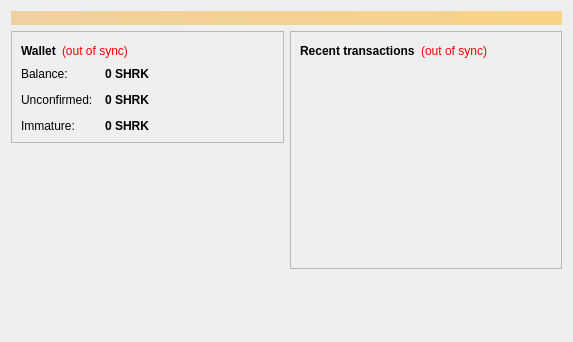
<?xml version="1.0" encoding="UTF-8"?>
<ui version="4.0">
 <class>OverviewPage</class>
 <widget class="QWidget" name="OverviewPage">
  <property name="geometry">
   <rect>
    <x>0</x>
    <y>0</y>
    <width>573</width>
    <height>342</height>
   </rect>
  </property>
  <property name="windowTitle">
   <string>Form</string>
  </property>
  <layout class="QVBoxLayout" name="topLayout">
   <item>
    <widget class="QLabel" name="labelAlerts">
     <property name="visible">
      <bool>false</bool>
     </property>
     <property name="styleSheet">
      <string notr="true">background-color: qlineargradient(x1: 0, y1: 0, x2: 1, y2: 0, stop:0 #F0D0A0, stop:1 #F8D488); color:#000000;</string>
     </property>
     <property name="wordWrap">
      <bool>true</bool>
     </property>
     <property name="margin">
      <number>3</number>
     </property>
    </widget>
   </item>
   <item>
    <layout class="QHBoxLayout" name="horizontalLayout" stretch="1,1">
     <item>
      <layout class="QVBoxLayout" name="verticalLayout_2">
       <item>
        <widget class="QFrame" name="frame">
         <property name="frameShape">
          <enum>QFrame::StyledPanel</enum>
         </property>
         <property name="frameShadow">
          <enum>QFrame::Raised</enum>
         </property>
         <layout class="QVBoxLayout" name="verticalLayout_4">
          <item>
           <layout class="QHBoxLayout" name="horizontalLayout_4">
            <item>
             <widget class="QLabel" name="label_5">
              <property name="font">
               <font>
                <weight>75</weight>
                <bold>true</bold>
               </font>
              </property>
              <property name="text">
               <string>Wallet</string>
              </property>
             </widget>
            </item>
            <item>
             <widget class="QLabel" name="labelWalletStatus">
              <property name="toolTip">
               <string>The displayed information may be out of date. Your wallet automatically synchronizes with the Sharkestcoin network after a connection is established, but this process has not completed yet.</string>
              </property>
              <property name="styleSheet">
               <string notr="true">QLabel { color: red; }</string>
              </property>
              <property name="text">
               <string notr="true">(out of sync)</string>
              </property>
              <property name="alignment">
               <set>Qt::AlignLeading|Qt::AlignLeft|Qt::AlignVCenter</set>
              </property>
             </widget>
            </item>
            <item>
             <spacer name="horizontalSpacer_2">
              <property name="orientation">
               <enum>Qt::Horizontal</enum>
              </property>
              <property name="sizeHint" stdset="0">
               <size>
                <width>40</width>
                <height>20</height>
               </size>
              </property>
             </spacer>
            </item>
           </layout>
          </item>
          <item>
           <layout class="QFormLayout" name="formLayout_2">
            <property name="fieldGrowthPolicy">
             <enum>QFormLayout::AllNonFixedFieldsGrow</enum>
            </property>
            <property name="horizontalSpacing">
             <number>12</number>
            </property>
            <property name="verticalSpacing">
             <number>12</number>
            </property>
            <item row="0" column="0">
             <widget class="QLabel" name="label">
              <property name="text">
               <string>Balance:</string>
              </property>
             </widget>
            </item>
            <item row="0" column="1">
             <widget class="QLabel" name="labelBalance">
              <property name="font">
               <font>
                <weight>75</weight>
                <bold>true</bold>
               </font>
              </property>
              <property name="cursor">
               <cursorShape>IBeamCursor</cursorShape>
              </property>
              <property name="toolTip">
               <string>Your current balance</string>
              </property>
              <property name="text">
               <string notr="true">0 SHRK</string>
              </property>
              <property name="textInteractionFlags">
               <set>Qt::LinksAccessibleByMouse|Qt::TextSelectableByKeyboard|Qt::TextSelectableByMouse</set>
              </property>
             </widget>
            </item>
            <item row="1" column="0">
             <widget class="QLabel" name="label_3">
              <property name="text">
               <string>Unconfirmed:</string>
              </property>
             </widget>
            </item>
            <item row="1" column="1">
             <widget class="QLabel" name="labelUnconfirmed">
              <property name="font">
               <font>
                <weight>75</weight>
                <bold>true</bold>
               </font>
              </property>
              <property name="cursor">
               <cursorShape>IBeamCursor</cursorShape>
              </property>
              <property name="toolTip">
               <string>Total of transactions that have yet to be confirmed, and do not yet count toward the current balance</string>
              </property>
              <property name="text">
               <string notr="true">0 SHRK</string>
              </property>
              <property name="textInteractionFlags">
               <set>Qt::LinksAccessibleByMouse|Qt::TextSelectableByKeyboard|Qt::TextSelectableByMouse</set>
              </property>
             </widget>
            </item>
            <item row="2" column="0">
             <widget class="QLabel" name="labelImmatureText">
              <property name="text">
               <string>Immature:</string>
              </property>
             </widget>
            </item>
            <item row="2" column="1">
             <widget class="QLabel" name="labelImmature">
              <property name="font">
               <font>
                <weight>75</weight>
                <bold>true</bold>
               </font>
              </property>
              <property name="toolTip">
               <string>Mined balance that has not yet matured</string>
              </property>
              <property name="text">
               <string notr="true">0 SHRK</string>
              </property>
              <property name="textInteractionFlags">
               <set>Qt::LinksAccessibleByMouse|Qt::TextSelectableByKeyboard|Qt::TextSelectableByMouse</set>
              </property>
             </widget>
            </item>
           </layout>
          </item>
         </layout>
        </widget>
       </item>
       <item>
        <spacer name="verticalSpacer">
         <property name="orientation">
          <enum>Qt::Vertical</enum>
         </property>
         <property name="sizeHint" stdset="0">
          <size>
           <width>20</width>
           <height>40</height>
          </size>
         </property>
        </spacer>
       </item>
      </layout>
     </item>
     <item>
      <layout class="QVBoxLayout" name="verticalLayout_3">
       <item>
        <widget class="QFrame" name="frame_2">
         <property name="frameShape">
          <enum>QFrame::StyledPanel</enum>
         </property>
         <property name="frameShadow">
          <enum>QFrame::Raised</enum>
         </property>
         <layout class="QVBoxLayout" name="verticalLayout">
          <item>
           <layout class="QHBoxLayout" name="horizontalLayout_2">
            <item>
             <widget class="QLabel" name="label_4">
              <property name="text">
               <string>&lt;b&gt;Recent transactions&lt;/b&gt;</string>
              </property>
             </widget>
            </item>
            <item>
             <widget class="QLabel" name="labelTransactionsStatus">
              <property name="toolTip">
               <string>The displayed information may be out of date. Your wallet automatically synchronizes with the Sharkestcoin network after a connection is established, but this process has not completed yet.</string>
              </property>
              <property name="styleSheet">
               <string notr="true">QLabel { color: red; }</string>
              </property>
              <property name="text">
               <string notr="true">(out of sync)</string>
              </property>
              <property name="alignment">
               <set>Qt::AlignRight|Qt::AlignTrailing|Qt::AlignVCenter</set>
              </property>
             </widget>
            </item>
            <item>
             <spacer name="horizontalSpacer">
              <property name="orientation">
               <enum>Qt::Horizontal</enum>
              </property>
              <property name="sizeHint" stdset="0">
               <size>
                <width>40</width>
                <height>20</height>
               </size>
              </property>
             </spacer>
            </item>
           </layout>
          </item>
          <item>
           <widget class="QListView" name="listTransactions">
            <property name="styleSheet">
             <string notr="true">QListView { background: transparent; }</string>
            </property>
            <property name="frameShape">
             <enum>QFrame::NoFrame</enum>
            </property>
            <property name="verticalScrollBarPolicy">
             <enum>Qt::ScrollBarAlwaysOff</enum>
            </property>
            <property name="horizontalScrollBarPolicy">
             <enum>Qt::ScrollBarAlwaysOff</enum>
            </property>
            <property name="selectionMode">
             <enum>QAbstractItemView::NoSelection</enum>
            </property>
           </widget>
          </item>
         </layout>
        </widget>
       </item>
       <item>
        <spacer name="verticalSpacer_2">
         <property name="orientation">
          <enum>Qt::Vertical</enum>
         </property>
         <property name="sizeHint" stdset="0">
          <size>
           <width>20</width>
           <height>40</height>
          </size>
         </property>
        </spacer>
       </item>
      </layout>
     </item>
    </layout>
   </item>
  </layout>
 </widget>
 <resources/>
 <connections/>
</ui>
